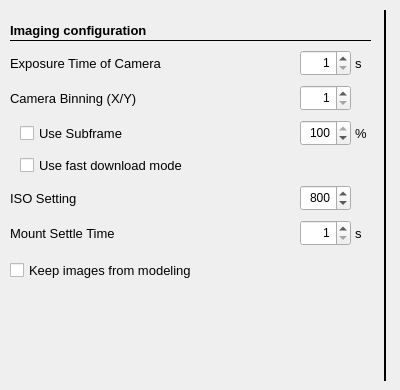
     <widget class="QWidget" name="tab_9">
      <attribute name="title">
       <string>Imaging</string>
      </attribute>
      <widget class="QLabel" name="label_294">
       <property name="geometry">
        <rect>
         <x>355</x>
         <y>50</y>
         <width>16</width>
         <height>26</height>
        </rect>
       </property>
       <property name="font">
        <font>
         <pointsize>10</pointsize>
        </font>
       </property>
       <property name="text">
        <string>s</string>
       </property>
      </widget>
      <widget class="QLabel" name="label_295">
       <property name="geometry">
        <rect>
         <x>355</x>
         <y>220</y>
         <width>16</width>
         <height>26</height>
        </rect>
       </property>
       <property name="font">
        <font>
         <pointsize>10</pointsize>
        </font>
       </property>
       <property name="text">
        <string>s</string>
       </property>
      </widget>
      <widget class="QLabel" name="label_296">
       <property name="geometry">
        <rect>
         <x>355</x>
         <y>120</y>
         <width>16</width>
         <height>26</height>
        </rect>
       </property>
       <property name="font">
        <font>
         <pointsize>10</pointsize>
        </font>
       </property>
       <property name="text">
        <string>%</string>
       </property>
      </widget>
      <widget class="QLabel" name="label_297">
       <property name="geometry">
        <rect>
         <x>10</x>
         <y>185</y>
         <width>166</width>
         <height>26</height>
        </rect>
       </property>
       <property name="font">
        <font>
         <pointsize>10</pointsize>
        </font>
       </property>
       <property name="text">
        <string>ISO Setting</string>
       </property>
      </widget>
      <widget class="QLabel" name="label_40">
       <property name="geometry">
        <rect>
         <x>10</x>
         <y>220</y>
         <width>166</width>
         <height>26</height>
        </rect>
       </property>
       <property name="font">
        <font>
         <pointsize>10</pointsize>
        </font>
       </property>
       <property name="text">
        <string>Mount Settle Time</string>
       </property>
      </widget>
      <widget class="QLabel" name="label_298">
       <property name="geometry">
        <rect>
         <x>10</x>
         <y>20</y>
         <width>146</width>
         <height>21</height>
        </rect>
       </property>
       <property name="font">
        <font>
         <pointsize>10</pointsize>
         <weight>75</weight>
         <bold>true</bold>
        </font>
       </property>
       <property name="text">
        <string>Imaging configuration</string>
       </property>
      </widget>
      <widget class="QLabel" name="label_41">
       <property name="geometry">
        <rect>
         <x>10</x>
         <y>85</y>
         <width>166</width>
         <height>26</height>
        </rect>
       </property>
       <property name="font">
        <font>
         <pointsize>10</pointsize>
        </font>
       </property>
       <property name="text">
        <string>Camera Binning (X/Y)</string>
       </property>
      </widget>
      <widget class="QCheckBox" name="checkDoSubframe">
       <property name="geometry">
        <rect>
         <x>20</x>
         <y>120</y>
         <width>111</width>
         <height>26</height>
        </rect>
       </property>
       <property name="font">
        <font>
         <pointsize>10</pointsize>
        </font>
       </property>
       <property name="toolTip">
        <string>&lt;html&gt;&lt;head/&gt;&lt;body&gt;&lt;p&gt;If checked, subframes were used if possible&lt;/p&gt;&lt;/body&gt;&lt;/html&gt;</string>
       </property>
       <property name="text">
        <string>Use Subframe</string>
       </property>
       <property name="checked">
        <bool>false</bool>
       </property>
      </widget>
      <widget class="QDoubleSpinBox" name="isoSetting">
       <property name="geometry">
        <rect>
         <x>300</x>
         <y>185</y>
         <width>51</width>
         <height>26</height>
        </rect>
       </property>
       <property name="font">
        <font>
         <family>Arial</family>
         <weight>50</weight>
         <bold>false</bold>
        </font>
       </property>
       <property name="toolTip">
        <string>Sets the iso setting</string>
       </property>
       <property name="alignment">
        <set>Qt::AlignRight|Qt::AlignTrailing|Qt::AlignVCenter</set>
       </property>
       <property name="decimals">
        <number>0</number>
       </property>
       <property name="minimum">
        <double>100.000000000000000</double>
       </property>
       <property name="maximum">
        <double>128000.000000000000000</double>
       </property>
       <property name="singleStep">
        <double>100.000000000000000</double>
       </property>
       <property name="value">
        <double>800.000000000000000</double>
       </property>
      </widget>
      <widget class="QDoubleSpinBox" name="scaleSubframe">
       <property name="geometry">
        <rect>
         <x>300</x>
         <y>120</y>
         <width>51</width>
         <height>26</height>
        </rect>
       </property>
       <property name="font">
        <font>
         <family>Arial</family>
         <weight>50</weight>
         <bold>false</bold>
        </font>
       </property>
       <property name="toolTip">
        <string>&lt;html&gt;&lt;head/&gt;&lt;body&gt;&lt;p&gt;sets the percentage of frame size for subframe &lt;/p&gt;&lt;/body&gt;&lt;/html&gt;</string>
       </property>
       <property name="alignment">
        <set>Qt::AlignRight|Qt::AlignTrailing|Qt::AlignVCenter</set>
       </property>
       <property name="decimals">
        <number>0</number>
       </property>
       <property name="minimum">
        <double>10.000000000000000</double>
       </property>
       <property name="maximum">
        <double>100.000000000000000</double>
       </property>
       <property name="singleStep">
        <double>10.000000000000000</double>
       </property>
       <property name="value">
        <double>100.000000000000000</double>
       </property>
      </widget>
      <widget class="QDoubleSpinBox" name="cameraExposure">
       <property name="geometry">
        <rect>
         <x>300</x>
         <y>50</y>
         <width>51</width>
         <height>26</height>
        </rect>
       </property>
       <property name="font">
        <font>
         <family>Arial</family>
         <weight>50</weight>
         <bold>false</bold>
        </font>
       </property>
       <property name="toolTip">
        <string>&lt;html&gt;&lt;head/&gt;&lt;body&gt;&lt;p&gt;Sets the exposure time&lt;/p&gt;&lt;/body&gt;&lt;/html&gt;</string>
       </property>
       <property name="alignment">
        <set>Qt::AlignRight|Qt::AlignTrailing|Qt::AlignVCenter</set>
       </property>
       <property name="decimals">
        <number>0</number>
       </property>
       <property name="minimum">
        <double>1.000000000000000</double>
       </property>
       <property name="maximum">
        <double>300.000000000000000</double>
       </property>
       <property name="singleStep">
        <double>1.000000000000000</double>
       </property>
       <property name="value">
        <double>1.000000000000000</double>
       </property>
      </widget>
      <widget class="QDoubleSpinBox" name="settlingTime">
       <property name="geometry">
        <rect>
         <x>300</x>
         <y>220</y>
         <width>51</width>
         <height>26</height>
        </rect>
       </property>
       <property name="font">
        <font>
         <family>Arial</family>
         <weight>50</weight>
         <bold>false</bold>
        </font>
       </property>
       <property name="toolTip">
        <string>Sets the time to wait after mount stop before imaging</string>
       </property>
       <property name="alignment">
        <set>Qt::AlignRight|Qt::AlignTrailing|Qt::AlignVCenter</set>
       </property>
       <property name="decimals">
        <number>0</number>
       </property>
       <property name="minimum">
        <double>1.000000000000000</double>
       </property>
       <property name="maximum">
        <double>100.000000000000000</double>
       </property>
       <property name="singleStep">
        <double>1.000000000000000</double>
       </property>
       <property name="value">
        <double>1.000000000000000</double>
       </property>
      </widget>
      <widget class="QCheckBox" name="checkFastDownload">
       <property name="geometry">
        <rect>
         <x>20</x>
         <y>155</y>
         <width>166</width>
         <height>20</height>
        </rect>
       </property>
       <property name="font">
        <font>
         <pointsize>10</pointsize>
        </font>
       </property>
       <property name="toolTip">
        <string>Use Highspeed download of CCD camera if availabe</string>
       </property>
       <property name="text">
        <string>Use fast download mode</string>
       </property>
       <property name="checked">
        <bool>false</bool>
       </property>
      </widget>
      <widget class="QCheckBox" name="checkKeepImages">
       <property name="geometry">
        <rect>
         <x>10</x>
         <y>260</y>
         <width>346</width>
         <height>21</height>
        </rect>
       </property>
       <property name="font">
        <font>
         <pointsize>10</pointsize>
        </font>
       </property>
       <property name="toolTip">
        <string>Checked if you would like to keep the images of modeling session</string>
       </property>
       <property name="layoutDirection">
        <enum>Qt::LeftToRight</enum>
       </property>
       <property name="text">
        <string>Keep images from modeling</string>
       </property>
       <property name="checked">
        <bool>false</bool>
       </property>
      </widget>
      <widget class="QLabel" name="label_299">
       <property name="geometry">
        <rect>
         <x>10</x>
         <y>50</y>
         <width>166</width>
         <height>26</height>
        </rect>
       </property>
       <property name="font">
        <font>
         <pointsize>10</pointsize>
        </font>
       </property>
       <property name="text">
        <string>Exposure Time of Camera</string>
       </property>
      </widget>
      <widget class="Line" name="line_91">
       <property name="geometry">
        <rect>
         <x>10</x>
         <y>40</y>
         <width>361</width>
         <height>1</height>
        </rect>
       </property>
       <property name="font">
        <font>
         <pointsize>10</pointsize>
        </font>
       </property>
       <property name="frameShadow">
        <enum>QFrame::Plain</enum>
       </property>
       <property name="orientation">
        <enum>Qt::Horizontal</enum>
       </property>
      </widget>
      <widget class="QDoubleSpinBox" name="cameraBin">
       <property name="geometry">
        <rect>
         <x>300</x>
         <y>85</y>
         <width>51</width>
         <height>26</height>
        </rect>
       </property>
       <property name="font">
        <font>
         <family>Arial</family>
         <weight>50</weight>
         <bold>false</bold>
        </font>
       </property>
       <property name="toolTip">
        <string>&lt;html&gt;&lt;head/&gt;&lt;body&gt;&lt;p&gt;Sets the binning for the camera&lt;/p&gt;&lt;/body&gt;&lt;/html&gt;</string>
       </property>
       <property name="alignment">
        <set>Qt::AlignRight|Qt::AlignTrailing|Qt::AlignVCenter</set>
       </property>
       <property name="decimals">
        <number>0</number>
       </property>
       <property name="minimum">
        <double>1.000000000000000</double>
       </property>
       <property name="maximum">
        <double>9.000000000000000</double>
       </property>
       <property name="singleStep">
        <double>1.000000000000000</double>
       </property>
       <property name="value">
        <double>1.000000000000000</double>
       </property>
      </widget>
      <widget class="Line" name="line_92">
       <property name="geometry">
        <rect>
         <x>380</x>
         <y>10</y>
         <width>11</width>
         <height>371</height>
        </rect>
       </property>
       <property name="styleSheet">
        <string notr="true"/>
       </property>
       <property name="frameShadow">
        <enum>QFrame::Plain</enum>
       </property>
       <property name="lineWidth">
        <number>2</number>
       </property>
       <property name="orientation">
        <enum>Qt::Vertical</enum>
       </property>
      </widget>
     </widget>
